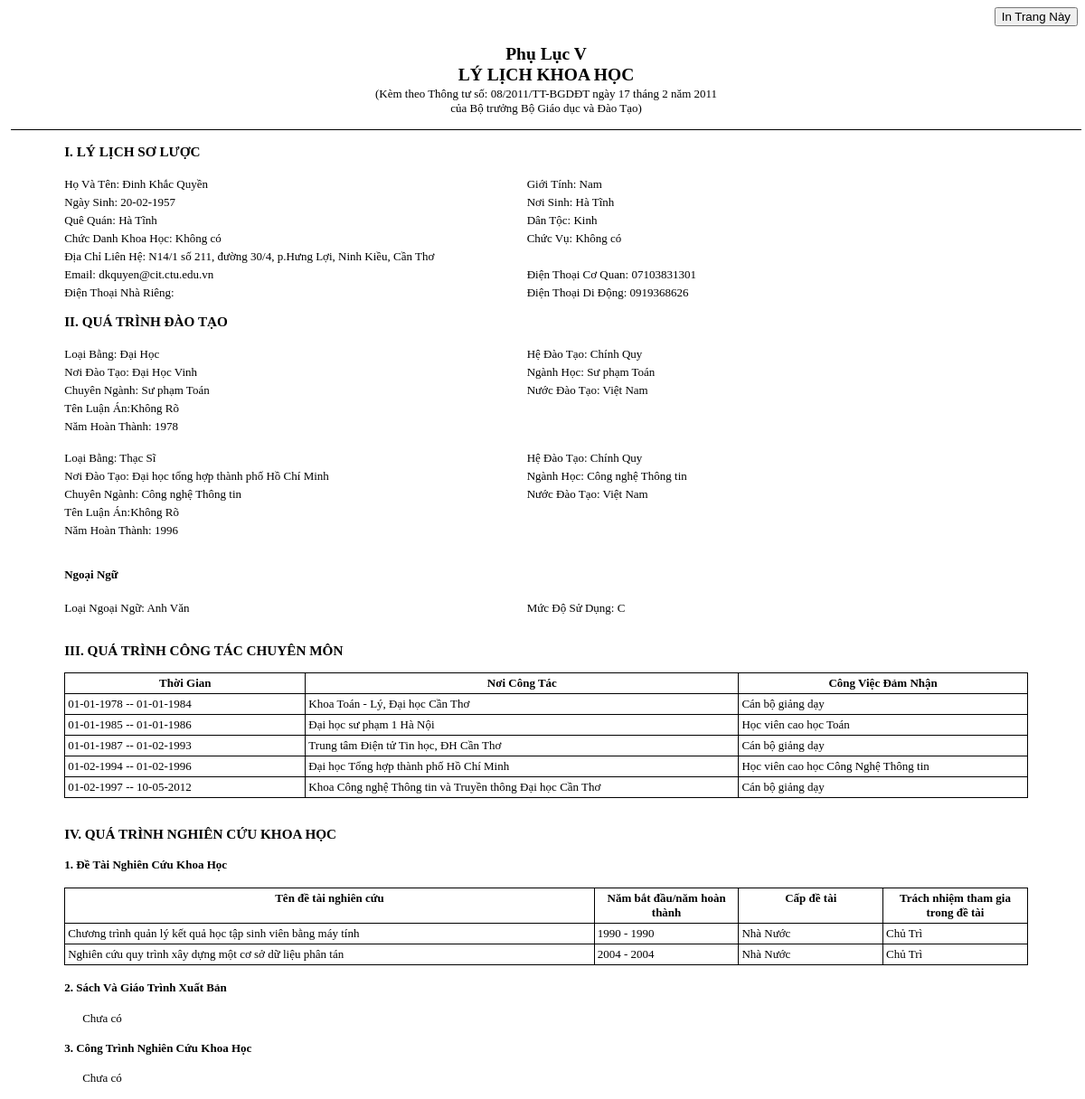
Screenshot of /Views/InLyLich.php (signed in) with the database file from the repository.
### tables this page shows
CREATE TABLE IF NOT EXISTS `canbo` (
  `ND_ID` char(7) NOT NULL,
  `BM_MA` char(6) NOT NULL,
  `CB_HO` varchar(50) NOT NULL,
  `CB_TEN` varchar(10) NOT NULL,
  `CB_PHAI` tinyint(1) NOT NULL,
  `CB_NGAYSINH` varchar(30) NOT NULL,
  `CB_NOISINH` varchar(30) NOT NULL,
  `CB_QUEQUAN` varchar(30) NOT NULL,
  `CB_DANTOC` varchar(30) NOT NULL,
  `CB_CHUCDANHKH` varchar(50) DEFAULT NULL,
  `CB_CHUCVU` varchar(50) NOT NULL,
  `CB_DIACHI` varchar(150) DEFAULT NULL,
  `CB_DT_CQ` char(15) NOT NULL,
  `CB_DT_NR` char(12) DEFAULT NULL,
  `CB_DT_DD` char(12) DEFAULT NULL,
  `CB_EMAIL` varchar(50) NOT NULL,
  PRIMARY KEY (`ND_ID`),
  KEY `FK_QUAN_LY_CB` (`BM_MA`)
);

CREATE TABLE IF NOT EXISTS `bangcap` (
  `ND_ID` char(7) NOT NULL,
  `LBC_MA` char(5) NOT NULL,
  `BC_STT` int(11) NOT NULL AUTO_INCREMENT,
  `BC_HEDAOTAO` text NOT NULL,
  `BC_NOIDAOTAO` text NOT NULL,
  `BC_NGANHHOC` text NOT NULL,
  `BC_CHUYENNGANH` text,
  `BC_NAMHOANTHANH` smallint(6) NOT NULL,
  `BC_NUOCDAOTAO` text NOT NULL,
  `BC_TENDETAI` text,
  PRIMARY KEY (`ND_ID`,`LBC_MA`,`BC_STT`),
  KEY `BC_STT` (`BC_STT`),
  KEY `FK_THUOC_LOAI` (`LBC_MA`)
);

CREATE TABLE IF NOT EXISTS `loaibangcap` (
  `LBC_MA` char(5) NOT NULL,
  `LBC_TEN` text NOT NULL,
  PRIMARY KEY (`LBC_MA`)
);

CREATE TABLE IF NOT EXISTS `ngoaingu` (
  `ND_ID` char(7) NOT NULL,
  `LNN_MA` char(5) NOT NULL,
  `NN_MUCDO` varchar(1) NOT NULL,
  PRIMARY KEY (`ND_ID`,`LNN_MA`),
  KEY `FK_CO_LOAI_NN` (`LNN_MA`)
);

CREATE TABLE IF NOT EXISTS `loaingoaingu` (
  `LNN_MA` char(5) NOT NULL,
  `LNN_TEN` text NOT NULL,
  PRIMARY KEY (`LNN_MA`)
);

CREATE TABLE IF NOT EXISTS `quatrinhcongtac` (
  `ND_ID` char(7) NOT NULL,
  `CT_STT` int(11) NOT NULL AUTO_INCREMENT,
  `CT_TGBATDAU` varchar(20) NOT NULL,
  `CT_TGKETTHUC` varchar(20) NOT NULL,
  `CT_NOICONGTAC` varchar(100) NOT NULL,
  `CT_CONGVIECDAMNHAN` varchar(100) NOT NULL,
  PRIMARY KEY (`ND_ID`,`CT_STT`),
  KEY `CT_STT` (`CT_STT`)
);

CREATE TABLE IF NOT EXISTS `vaitro` (
  `NC_MA` int(11) NOT NULL,
  `ND_ID` char(7) NOT NULL,
  `VT_VAITRO` char(20) NOT NULL,
  PRIMARY KEY (`NC_MA`,`ND_ID`),
  KEY `FK_CO_TRACH_NHIEM` (`ND_ID`)
);

CREATE TABLE IF NOT EXISTS `detainghiencuu` (
  `NC_MA` int(11) NOT NULL AUTO_INCREMENT,
  `CDT_MA` char(5) NOT NULL,
  `NC_TEN` text NOT NULL,
  `NC_NAMBD` smallint(6) NOT NULL,
  `NC_NAMHT` smallint(6) NOT NULL,
  PRIMARY KEY (`NC_MA`),
  KEY `NC_MA` (`NC_MA`),
  KEY `FK_CO_CAP_DO` (`CDT_MA`)
);

CREATE TABLE IF NOT EXISTS `capdetai` (
  `CDT_MA` char(5) NOT NULL,
  `CDT_TEN` text NOT NULL,
  PRIMARY KEY (`CDT_MA`)
);

### Views/InLyLich.php (the view, shortened to what the rows shown need)
<?php
    include_once($_SERVER['DOCUMENT_ROOT'].'/LLKH/Models/BangCap.php');
    include_once($_SERVER['DOCUMENT_ROOT'].'/LLKH/Models/NgoaiNgu.php');
    include_once($_SERVER['DOCUMENT_ROOT'].'/LLKH/Models/QuaTrinhCongTac.php');
    include_once($_SERVER['DOCUMENT_ROOT'].'/LLKH/Models/VaiTro.php');
    include_once($_SERVER['DOCUMENT_ROOT'].'/LLKH/Models/DeTaiNghienCuu.php');
    include_once($_SERVER['DOCUMENT_ROOT'].'/LLKH/Models/TenDTG.php');
    include_once($_SERVER['DOCUMENT_ROOT'].'/LLKH/Configs/database.php');
    include_once($_SERVER['DOCUMENT_ROOT'].'/LLKH/Models/CanBo.php');
    $quyen = $_SESSION['nmaquyen'];
    if($quyen=='QL' || $quyen=='KH')    $maso = $_GET['maso'];
    else if($quyen=='CB') $maso = $_SESSION['nmaso'];
    $cb = new CanBo();
    $cb->setMaSo($maso);
    $result = $cb->thongtinCanBo();
    $rows = mysql_fetch_array($result);
    ?>
    <div class="main-content">
        <div style="text-align: center; margin: -15 0 0 0;" ><h2> Phụ Lục V</h2></div>
        <div style="text-align: center; margin: -15 0 0 0;" ><h2> LÝ LỊCH KHOA HỌC</h2></div>
      <div class="info-edit">
             <div class="bgedit" id="peinfo">
                <div class="row">
                      <span class="bch">Ngày Sinh: <?php echo $rows['CB_NgaySinh'] ; ?></span>
                      <span class="bch">Nơi Sinh: <?php  echo $rows['CB_NoiSinh'];  ?></span>
                </div>
                <div class="row">
                      <span class="bch">Quê Quán: <?php echo $rows['CB_QueQuan'] ; ?> </span>
                      <span class="bch">Dân Tộc: <?php  echo $rows['CB_DanToc']; ?></span>
                </div>
                <div class="row">
                      <span class="bcw">Địa Chỉ Liên Hệ: <?php echo $rows['CB_DiaChi'] ; ?></span>
                </div>
                <div class="row">
                      <span class="bch">Email: <?php echo $rows['CB_Email'] ; ?></span>
                     <span class="bch">Điện Thoại Cơ Quan: <?php echo $rows['CB_DT_CQ'] ; ?></span>
                </div>
                <div class="row">
                      <span class="bch">Điện Thoại Nhà Riêng: <?php echo $rows['CB_DT_NR'] ; ?></span>
                      <span class="bch">Điện Thoại Di Động: <?php echo $rows['CB_DT_DD'] ; ?></span>
                </div>
            </div>
      </div>
      <div class="info-edit">
             <div class="bgedit" id="inschool">
                    <?php
	                  $sc = new BangCap();
                      $sc->setMaSo($maso);
                      $g_sc = $sc->thongtinBangCap();
                      while($res= mysql_fetch_array($g_sc))
                      {
                ?>
                <div class="row">
                      <span class="bch">Loại Bằng: <?php echo $res['LBC_Ten']; ?></span>
                     <span class="bch">Hệ Đào Tạo: <?php echo $res['BC_HeDaoTao']; ?> </span>
                </div>
                <div class="row">
                      <span class="bch">Nơi Đào Tạo: <?php echo $res['BC_NoiDaoTao'] ; ?></span>
                      <span class="bch">Ngành Học: <?php echo $res['BC_NganhHoc'] ; ?></span>
                </div>
                <div class="row">
                      <span class="bch">Chuyên Ngành: <?php echo $res['BC_ChuyenNganh'] ; ?></span>
                      <span class="bch">Nước Đào Tạo: <?php echo $res['BC_NuocDaoTao'] ; ?></span>
                </div>
                <div class="row">
                      <span class="bcw">Tên Luận Án:<?php echo $res['BC_TenDeTai'] ; ?> </span>
                </div>
                <div class="row">
                      <span class="bch">Năm Hoàn Thành: <?php echo $res['BC_NamHoanThanh'] ; ?></span>
                </div>
                <div class="row mini_line"></div>
                 <?php
                        }
                ?>
                <?php
	                  $sc = new NgoaiNgu();
                      $sc->setMaSo($maso);
                      $g_sc = $sc->thongtinNgoaiNgu();
                      while($res= mysql_fetch_array($g_sc))
                      {
                ?>
                <div class="row">
                      <span class="bch">Loại Ngoại Ngữ: <?php echo $res['LNN_Ten'];?></span>
                      <span class="bch">Mức Độ Sử Dụng: <?php echo $res['NN_MucDo'];  ?></span>
                </div>
                <div class="row mini_line"></div>
                <?php
                        }
                ?>
            </div>
      </div>
      <div class="info-edit">
            <div class="bgedit" id="inwork">
            <table class="ref">
           <tr><th>Thời Gian</th><th>Nơi Công Tác</th><th>Công Việc Đảm Nhận</th></tr>
            <?php
	                  $wo = new QuaTrinhCongTac();
                      $wo->setMaSo($maso);
                      $g_sc = $wo->thongtinQuaTrinhCongTac();
                      while($res= mysql_fetch_array($g_sc))
                      {
                ?>
                <tr><td style="width: 25%;"><?php echo $res['CT_TGBatDau'];?> -- <?php echo $res['CT_TGKetThuc'];?></td>
                <td style="width: 45%;" ><?php echo $res['CT_NoiCongTac'];  ?></td>
                <td style="width: 30%;"><?php echo $res['CT_CongViecDamNhan'];  ?></td></tr>
                <?php
                        }
                ?>
                </table>
                </div>
      </div>
      <div class="info-edit">
            <div class="bgedit" id="insci">
            <table class="ref">
           <tr><th>Tên đề tài nghiên cứu</th><th>Năm bắt đầu/năm hoàn thành</th><th>Cấp đề tài</th><th>Trách nhiệm tham gia trong đề tài</th></tr>
            <?php
	              $vt = new VaiTro();
                  $vt->setMaSo($maso);
                  $g_nc = $vt->thongtinVaiTro();
                  while($ras= mysql_fetch_array($g_nc))
                   {
                      $nc = new DeTaiNghienCuu();
                      $nc->setNC_Ma($ras['NC_Ma']);
                      $g_sc = $nc->thongtinDeTaiNghienCuu();
                      $res= mysql_fetch_array($g_sc);
                   ?>
                <tr><td style="width: 55%;"><?php echo $res['NC_Ten'];  ?></td>
                <td style="width: 15%;" ><?php echo $res['NC_NamBD'];?>     - <?php echo $res['NC_NamHT'];?></td>
                <td style="width: 15%;"><?php echo $res['CDT_Ten'];?></td>
                <td style="width: 15%;" ><?php echo $ras['VT_VaiTro'];?></td></tr>
                       <?php } ?>
                </table>
        </div>
        </div>
        </div>

### rows the page displays
canbo: CB_NGAYSINH "20-02-1957", CB_NOISINH "Hà Tĩnh", CB_QUEQUAN "Hà Tĩnh", CB_DANTOC "Kinh", CB_DIACHI "N14/1 số 211, đường 30/4, p.Hưng Lợi, Ninh Kiều, Cần Thơ", CB_EMAIL "dkquyen@cit.ctu.edu.vn", CB_DT_CQ "07103831301", CB_DT_DD "0919368626"
bangcap: LBC_MA.LBC_TEN "Đại Học", BC_HEDAOTAO "Chính Quy", BC_NOIDAOTAO "Đại Học Vinh", BC_NGANHHOC "Sư phạm Toán", BC_CHUYENNGANH "Sư phạm Toán", BC_NUOCDAOTAO "Việt Nam", BC_TENDETAI "Không Rõ", BC_NAMHOANTHANH "1978"
bangcap: LBC_MA.LBC_TEN "Thạc Sĩ", BC_HEDAOTAO "Chính Quy", BC_NOIDAOTAO "Đại học tổng hợp thành phố Hồ Chí Minh", BC_NGANHHOC "Công nghệ Thông tin", BC_CHUYENNGANH "Công nghệ Thông tin", BC_NUOCDAOTAO "Việt Nam", BC_TENDETAI "Không Rõ", BC_NAMHOANTHANH "1996"
ngoaingu: LNN_MA.LNN_TEN "Anh Văn", NN_MUCDO "C"
quatrinhcongtac: CT_TGBATDAU "01-01-1978", CT_TGKETTHUC "01-01-1984", CT_NOICONGTAC "Khoa Toán - Lý, Đại học Cần Thơ", CT_CONGVIECDAMNHAN "Cán bộ giảng dạy"
quatrinhcongtac: CT_TGBATDAU "01-01-1985", CT_TGKETTHUC "01-01-1986", CT_NOICONGTAC "Đại học sư phạm 1 Hà Nội", CT_CONGVIECDAMNHAN "Học viên cao học Toán"
quatrinhcongtac: CT_TGBATDAU "01-01-1987", CT_TGKETTHUC "01-02-1993", CT_NOICONGTAC "Trung tâm Điện tử Tin học, ĐH Cần Thơ", CT_CONGVIECDAMNHAN "Cán bộ giảng dạy"
quatrinhcongtac: CT_TGBATDAU "01-02-1994", CT_TGKETTHUC "01-02-1996", CT_NOICONGTAC "Đại học Tổng hợp thành phố Hồ Chí Minh", CT_CONGVIECDAMNHAN "Học viên cao học Công Nghệ Thông tin"
quatrinhcongtac: CT_TGBATDAU "01-02-1997", CT_TGKETTHUC "10-05-2012", CT_NOICONGTAC "Khoa Công nghệ Thông tin và Truyền thông Đại học Cần Thơ", CT_CONGVIECDAMNHAN "Cán bộ giảng dạy"
vaitro: NC_MA.NC_TEN "Chương trình quản lý kết quả học tập sinh viên bằng máy tính", NC_MA.NC_NAMBD "1990", NC_MA.NC_NAMHT "1990", capdetai.CDT_TEN "Nhà Nước", VT_VAITRO "Chủ Trì"
vaitro: NC_MA.NC_TEN "Nghiên cứu quy trình xây dựng một cơ sở dữ liệu phân tán", NC_MA.NC_NAMBD "2004", NC_MA.NC_NAMHT "2004", capdetai.CDT_TEN "Nhà Nước", VT_VAITRO "Chủ Trì"

### other values shown
$rows['CB_HoTen'] "Đinh Khắc Quyền"
